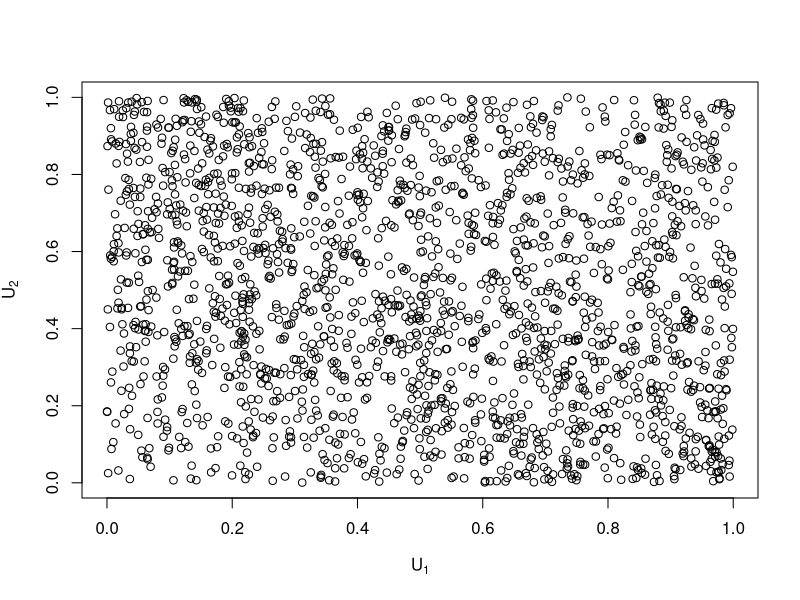
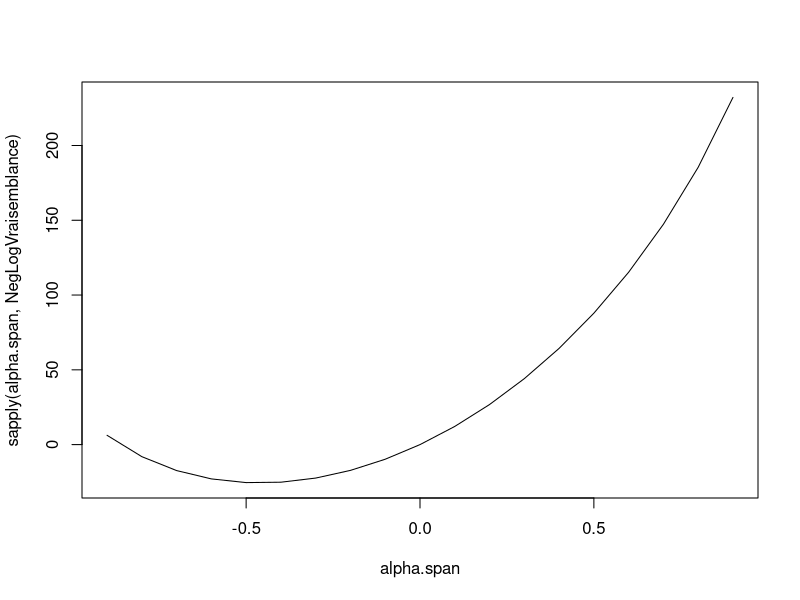

Generate these figures, in order, with R:
# Code R presente lors du 1er decembre 2017
# Christopher Blier-Wong
# ACT-3000 Theorie du risque

# Plan du depannage -------------------------------------------------------

# Estimation

# Estimation avec la copule EFGM ------------------------------------------

set.seed(20171123)
nsim <- 2000
alpha <- - 0.5
vV <- matrix(runif(nsim * 2), nsim, 2, byrow = T)
W1 <- alpha * (2 * vV[ ,1] - 1) - 1
W2 <- (1 - alpha * (2 * vV[ ,1] - 1)) ** 2 + 4 * alpha * vV[ ,2] * (2 * vV[ ,1] - 1)
vU <- cbind(vV[ ,1], 2 * vV[ ,2] / (sqrt(W2) - W1))
plot(vU, xlab = expression(U[1]), ylab = expression(U[2])) 

# Estimation du paramètre de la copule

# Méthode des moments: 

# Rho de Spearman
# On sait que rho = alpha / 3
# Alors alpha = 3 * rho de Spearman

3 * cor(vU, method = "spearman")[2]

# Tau de Kendall
# On sait que tau = 2 * alpha / 9
# Alors alpha = 9 * tau / 2

9 * cor(vU, method = "kendall")[2] / 2

# Maximum de vraisemblance

Densite.EFGM <- function(u1, u2, alpha){
  1 + alpha * (1 - 2 * u1) * (1 - 2 * u2)
}

NegLogVraisemblance <- function(alpha){
  - sum(sapply(1:nrow(vU), function(t) log(Densite.EFGM(vU[t, 1], vU[t, 2], alpha))))
}

alpha.span <- seq(-0.9, 0.9, 0.1)
plot(alpha.span, sapply(alpha.span, NegLogVraisemblance), type = "l")

optimize(NegLogVraisemblance, c(-1, 1))$minimum

# Estimation d'une paire de variables aléatoires

vX <- qexp(vU, 1)

# Methode 1: methode directe

NegLogVraisemblance <- function(theta){
  - sum(sapply(1:nrow(vU), function(t) log(dexp(vX[t, 1], theta[1]) * dexp(vX[t, 2], theta[2]) * Densite.EFGM(pexp(vX[t, 1], theta[1]), pexp(vX[t, 2], theta[2]), theta[3]))))
}

optim(c(2, .5, 0), NegLogVraisemblance)$par

# Methode 2: IFM Joe

lam.ml <- optimize(function(t) - sum(log(dexp(vX[, 1], t))), c(0, 10))$minimum
(lam.ml <- c(lam.ml, optimize(function(t) - sum(log(dexp(vX[, 2], t))), c(0, 10))$minimum))

vU.2 <- sapply(1:2, function(t) pexp(vX[, t], lam.ml[t]))
vU.2 <- pexp(vX, lam.ml) # R est assez intelligent pour faire ca.

NegLogVraisemblance <- function(alpha){
  - sum(sapply(1:nrow(vU.2), function(t) log(Densite.EFGM(vU.2[t, 1], vU.2[t, 2], alpha))))
}

optimize(NegLogVraisemblance, c(-1, 1))$minimum

# Methode 3: Semi-parametrique

vU.3 <- cbind(rank(vX[, 1]) / (nrow(vX) + 1), rank(vX[, 2]) / (nrow(vX) + 1))

NegLogVraisemblance <- function(alpha){
  - sum(sapply(1:nrow(vU.3), function(t) log(Densite.EFGM(vU.3[t, 1], vU.3[t, 2], alpha))))
}

optimize(NegLogVraisemblance, c(-1, 1))$minimum
